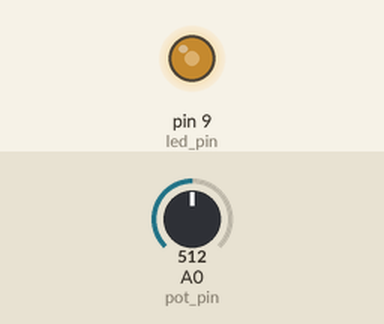
Simulated run of this sketch. Board: Arduino Uno, built with avr-gcc and run on an emulated ATmega328P. On the bench: output pins drawn as LEDs (lit = HIGH). The inputs (shaded band) are chosen by the test bench; at power-on: A0 (pot_pin) = 512.

Above: at 1.2 s.
1.3 s: A0 (pot_pin) set to 716
At 1.6 s:
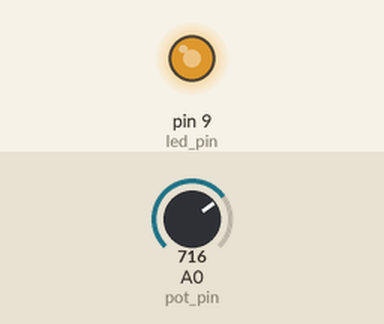
2.8 s: A0 (pot_pin) set to 900
At 4.0 s:
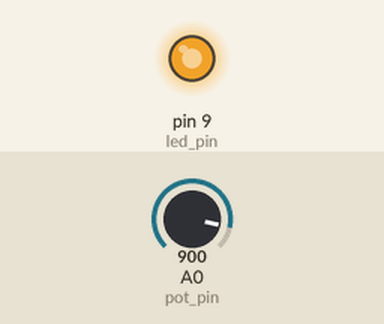
4.3 s: A0 (pot_pin) set to 122
At 5.1 s:
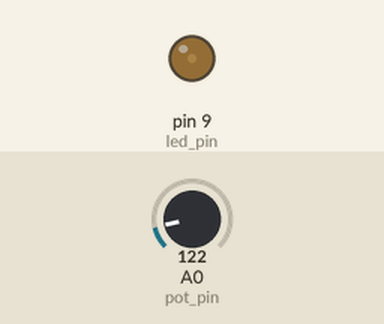
5.8 s: A0 (pot_pin) set to 0
At 6.3 s:
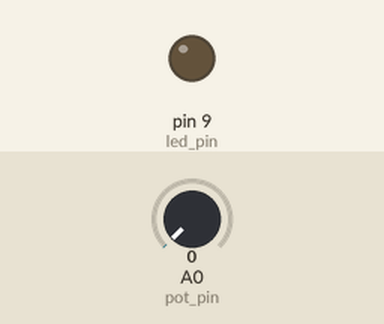
7.3 s: A0 (pot_pin) set to 511
At 8.6 s:
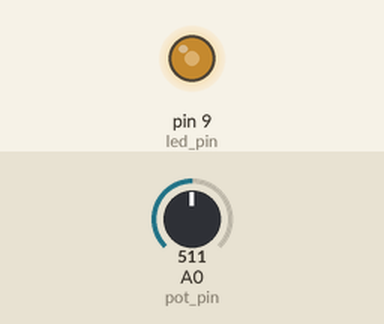
Timing chart, 0 to 9.8 s (numbered marks = the images above; inputs shaded):
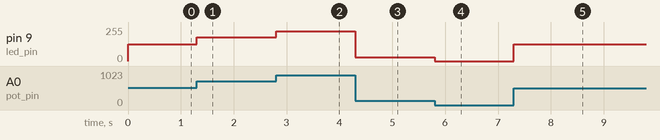

Measured:
- after the input at 1.3 s, pin 9 (led_pin): 127/255 → 178/255 at once
- after the input at 2.8 s, pin 9 (led_pin): 178/255 → 224/255 at once
- after the input at 4.3 s, pin 9 (led_pin): 224/255 → 30/255 at once
- after the input at 5.8 s, pin 9 (led_pin): 30/255 → 0/255 at once
- after the input at 7.3 s, pin 9 (led_pin): 0/255 → 127/255 at once

The sketch:

Program004dimmable_led_pot.ino
```cpp
int pot_val;
float led_val;
int led_pin=9;
int pot_pin=A0;

void setup() {
  // put your setup code here, to run once:
  pinMode(pot_pin, INPUT);
  pinMode(led_pin, OUTPUT);
}

void loop() {
  // put your main code here, to run repeatedly:
  pot_val= analogRead(pot_pin);
  led_val= (255.0/1023.0)*pot_val;
  analogWrite(led_pin, led_val);

}
```
